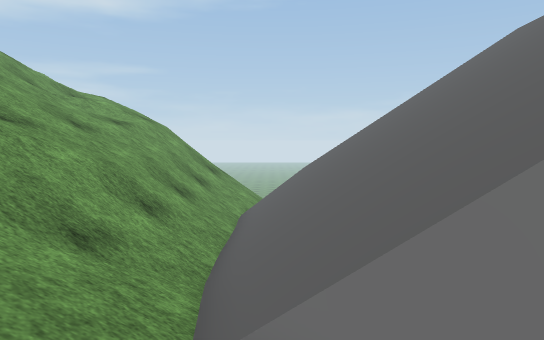
View 1 (above)

15 first-person views from a walk through a scene from a Unity 3-D project. The camera is 1.5 m above the floor, tilts 4° down and sees 70° across. The floor is counted in squares, 1 m on a side. Each view is taken from the middle of a square. On the plan, view 1 faces up. The plan holds only what a view shows up to about 17 squares ahead; the rest is blank. The place goes on beyond the plan. The player character is not drawn. Some surface patterns are stand-ins.

View 2
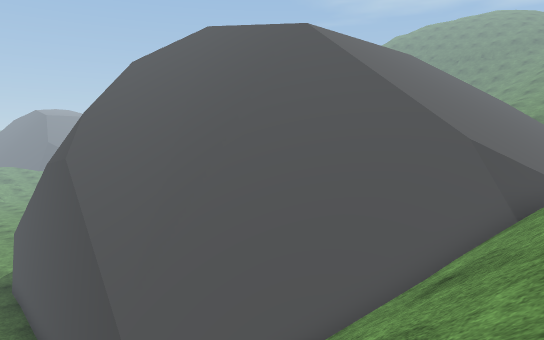

View 3
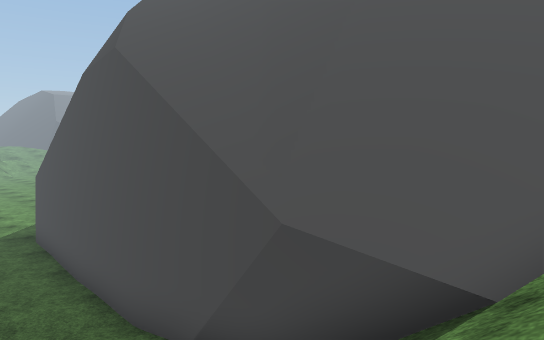

View 4
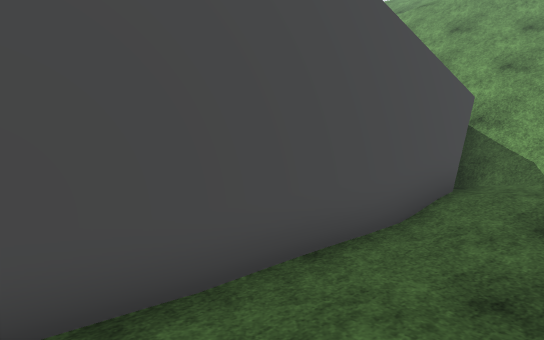

View 5
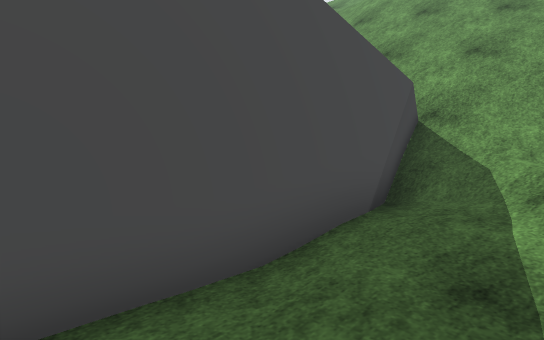

View 6
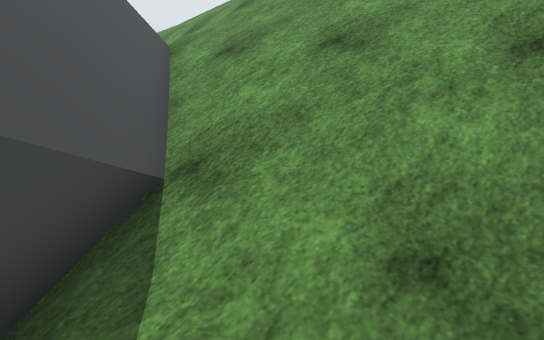

View 7
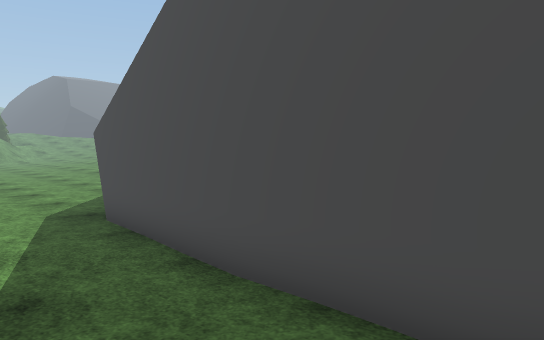

View 8
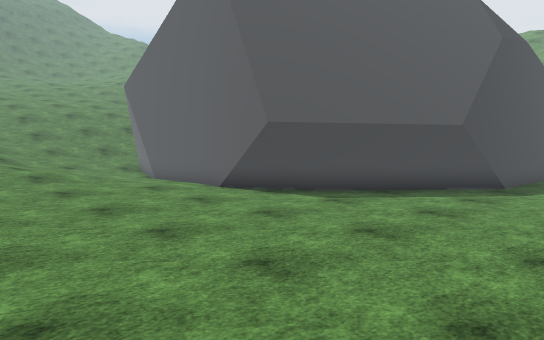

View 9
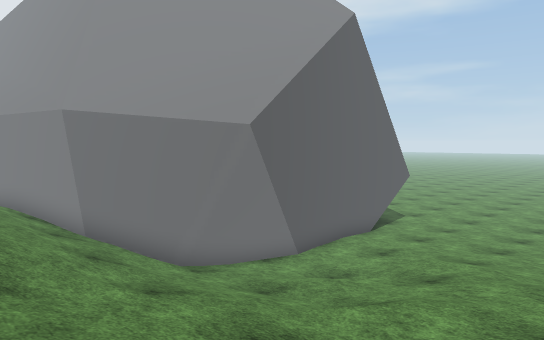

View 10
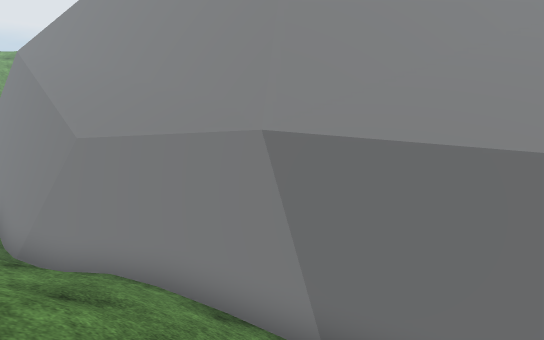

View 11
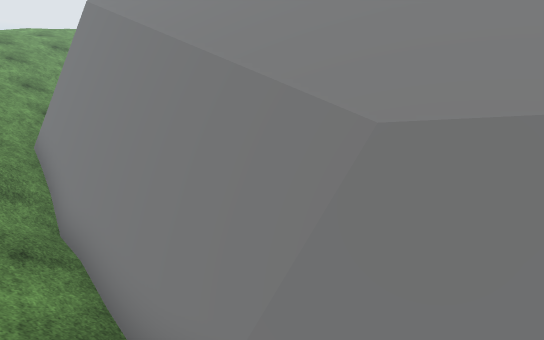

View 12
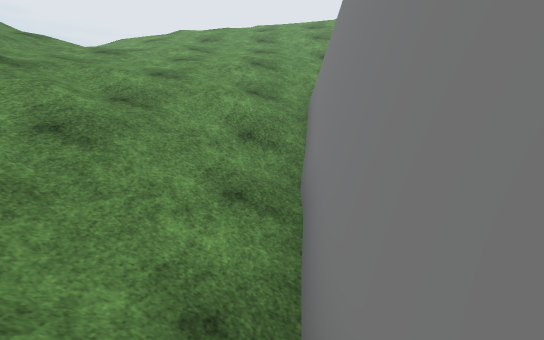

View 13
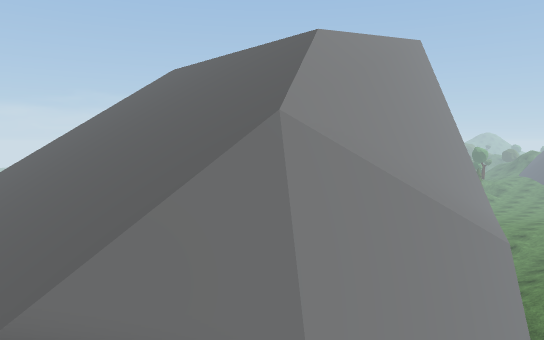

View 14
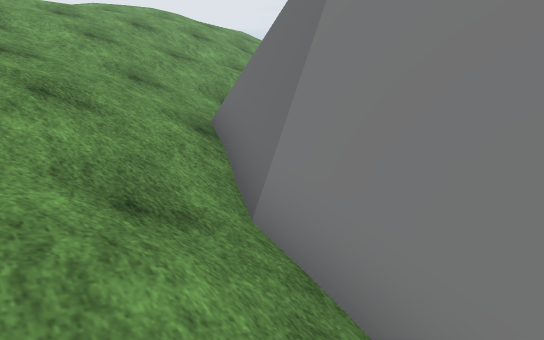

View 15
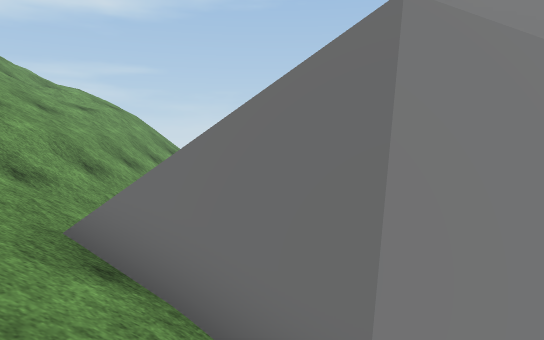

### Floor plan
Key: @ floor where view 1 was taken; # wall or solid block; . main floor; : floor 0.25 m higher than the main floor; + floor 0.75 m higher than the main floor; * floor 1 m higher than the main floor; % floor 1.5 m higher than the main floor; & floor 2 m higher than the main floor; / step, stairs or slope; = window, fence, low wall or low ledge; v drop or lower ground.
Columns run from 4 left of view 1 to 31 right of it. Each row starts with its distance up from view 1.
 23   /   // +  .  .  .                .
 22    /////+//:.........      ......
 21   ////////+:......................
 20 /////////vvvvv####.................
 19 ///////==/////v#########...........
 18 ///////=/////////vv   ###..........
 17 ///////=///////////vv  ###.........
 16 //////=///////////// vv ###........
 15 ///// //////////////      ##.......
 14 ////==/////////////       ##......
 13 ////=/////////////         #......
 12 /////////////////          #......
 11 ////////////               #......
 10 ////////////             v #.....:
  9 ////////////            vv #..//::
  8 ////////////           vv  #../:++
  7 ////////////           vv  #../:+++
  6 ////////////          vv  ##./::/++
  5 ////////////     vvvvv   ##...::/++
  4 ///////////vvvvvvvvv   ###/:////++/
  3 /////////=vvvvvvv    ###//////+++
  2 /////#####        ####////////+**
  1 ///////############///////////*%
  0 ////@/////////==////////   ////%
 -1 ////////////////   /////           &
 -2 ////////////////   /       /

Positions as (right, up) in squares from view 1, and headings:
1: (0, 0), facing up
2: (-2, 23), facing down-right
3: (2, 23), facing down-right
4: (14, 23), facing down-left
5: (11, 23), facing down-left
6: (5, 23), facing down-left
7: (8, 23), facing down-right
8: (31, 23), facing down-left
9: (31, -1), facing up-left
10: (23, -2), facing up-left
11: (15, -2), facing up-left
12: (13, 0), facing left
13: (-1, -2), facing up-right
14: (6, -2), facing up-left
15: (2, -2), facing up
